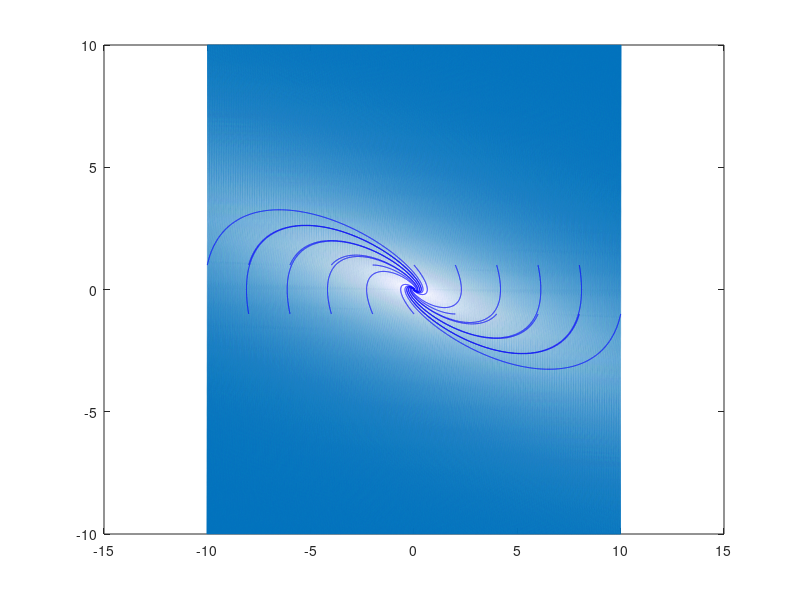

Reproduce this figure in MATLAB.
%producing spirals, due to some unknown reason
[q,p]=meshgrid(-10:.02:10,-10:.02:10);
qdot=p;
R=2;
L=2;
C=1;
pdot=-((R/L)*p+(1/(L*C))*q);
quiver(q,p,qdot,pdot);
startq=-10:2:10;
startp=ones(size(startq));
streamline(q,p,qdot,pdot,startq,startp);
startp=-1*ones(size(startq));
streamline(q,p,qdot,pdot,startq,startp);